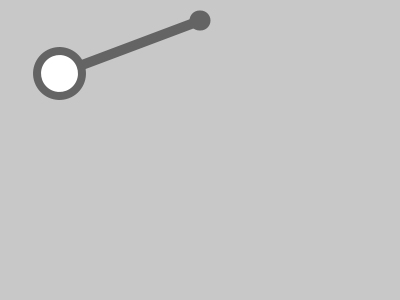
Frame 1 (no input)
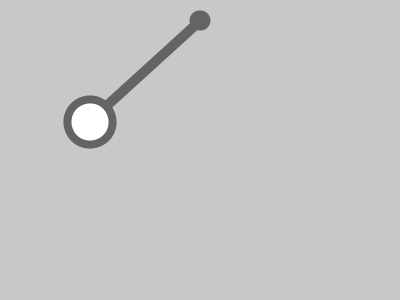
Frame 60 (the mouse pressed at the canvas centre just before this capture)
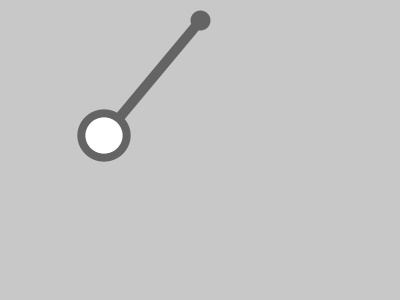
Frame 120 (the mouse held since frame 60 and released just before this capture)

The Processing sketch that drew these frames (run headless with seeded random() and noise(); from frame 60 on, the mouse is pressed at the canvas centre):

// Processing sketch: processing_139221
// ── processing_139221.pde

void setup()
{
  size(400,300);
}

void draw()
{
  background(200);
  translate(width/2,20);
  float angle = motion();
  rotate(angle);
  pendulum();
}

void pendulum()
{
  stroke(100);
  strokeWeight(10);
  line(0,0,0,150);
  stroke(100);
  strokeWeight(20);
  point(0,0);
  stroke(100);
  strokeWeight(8);
  ellipse(0,150,45,45);
}

float period = 0.5;
float amplitude = 70;

float motion()
{
  float time = norm(millis(),0,1000);
  float fraction = norm(time,0,period);
  float shm = sin(fraction*TWO_PI);
  float angle = amplitude*shm;
  return radians(angle);
}
